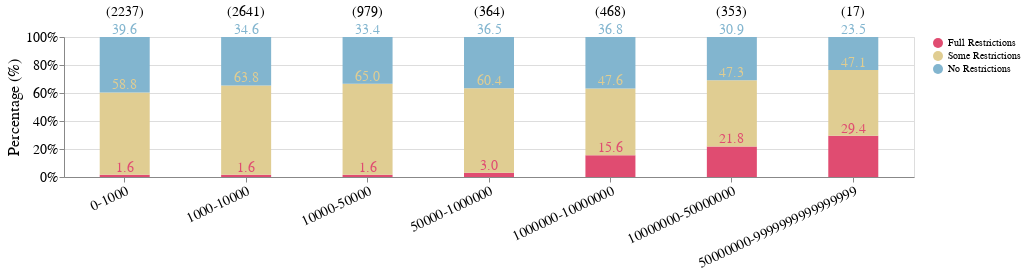

The cell this chart's notebook holds for it:
### Code cell
plot_size_against_restrictions(
    url_robots_summary,
    size_bucket_to_urls,
    "OpenAI",
    setting="train"
)

### Figure 1 — Vega-Lite specification as saved in the notebook (floating-point values rounded to 4 significant figures)
{"config": {"view": {"continuousWidth": 300, "continuousHeight": 300}}, "layer": [{"mark": {"type": "bar", "width": 50}, "encoding": {"color": {"field": "category", "legend": {"title": null}, "scale": {"range": ["#e04c71", "#e0cd92", "#82b5cf"]}, "sort": ["Full Restrictions", "Some Restrictions", "No Restrictions"], "type": "nominal"}, "order": {"field": "order", "type": "ordinal"}, "x": {"axis": {"labelAngle": -25, "labelFontSize": 14}, "field": "index", "sort": ["0-1000", "1000-10000", "10000-50000", "50000-1000000", "1000000-10000000", "10000000-50000000", "50000000-9999999999999999"], "title": null, "type": "nominal"}, "y": {"axis": {"format": "%", "labelFontSize": 14, "title": "Percentage (%)", "titleFontSize": 16, "titleFontWeight": "normal"}, "field": "percentage", "scale": {"domain": [0, 1]}, "sort": ["Full Restrictions", "Some Restrictions", "No Restrictions"], "stack": "normalize", "type": "quantitative"}}}, {"mark": {"type": "text", "align": "center", "baseline": "middle", "color": "white", "dx": 0, "dy": -7, "fontSize": 14}, "encoding": {"color": {"field": "category", "legend": {"title": null}, "scale": {"range": ["#e04c71", "#e0cd92", "#82b5cf"]}, "sort": ["Full Restrictions", "Some Restrictions", "No Restrictions"], "type": "nominal"}, "order": {"field": "order", "type": "ordinal"}, "text": {"condition": {"test": "(datum.percentage > 0.05)", "field": "percentage", "format": ".1f", "type": "quantitative"}, "value": ""}, "x": {"axis": {"labelAngle": -25, "labelFontSize": 14}, "field": "index", "sort": ["0-1000", "1000-10000", "10000-50000", "50000-1000000", "1000000-10000000", "10000000-50000000", "50000000-9999999999999999"], "title": null, "type": "nominal"}, "y": {"axis": {"format": "%", "labelFontSize": 14, "title": "Percentage (%)", "titleFontSize": 16, "titleFontWeight": "normal"}, "field": "percentage", "scale": {"domain": [0, 1]}, "sort": ["Full Restrictions", "Some Restrictions", "No Restrictions"], "stack": "normalize", "type": "quantitative"}}}, {"data": {"name": "data-82582c223e837c779f3b8e4f89c6849c"}, "mark": {"type": "text", "align": "center", "baseline": "top", "dy": -32, "fontSize": 14}, "encoding": {"text": {"field": "text_label", "type": "nominal"}, "x": {"field": "index", "sort": ["Full Restrictions", "Some Restrictions", "No Restrictions"], "title": null, "type": "nominal"}, "y": {"value": 0}}}], "data": {"name": "data-1ff5956d7449084efdf7a6bcbe3e4f29"}, "height": 140, "title": "", "width": 850, "$schema": "https://vega.github.io/schema/vega-lite/v5.17.0.json", "datasets": {"data-1ff5956d7449084efdf7a6bcbe3e4f29": [{"index": "0-1000", "category": "Full Restrictions", "value": 36, "percentage": 1.609, "order": 0}, {"index": "1000-10000", "category": "Full Restrictions", "value": 43, "percentage": 1.628, "order": 0}, {"index": "10000-50000", "category": "Full Restrictions", "value": 16, "percentage": 1.634, "order": 0}, {"index": "50000-1000000", "category": "Full Restrictions", "value": 11, "percentage": 3.022, "order": 0}, {"index": "1000000-10000000", "category": "Full Restrictions", "value": 73, "percentage": 15.6, "order": 0}, {"index": "10000000-50000000", "category": "Full Restrictions", "value": 77, "percentage": 21.81, "order": 0}, {"index": "\n50000000-9999999999999999", "category": "Full Restrictions", "value": 5, "percentage": 29.41, "order": 0}, {"index": "0-1000", "category": "Some Restrictions", "value": 1315, "percentage": 58.78, "order": 1}, {"index": "1000-10000", "category": "Some Restrictions", "value": 1684, "percentage": 63.76, "order": 1}, {"index": "10000-50000", "category": "Some Restrictions", "value": 636, "percentage": 64.96, "order": 1}, {"index": "50000-1000000", "category": "Some Restrictions", "value": 220, "percentage": 60.44, "order": 1}, {"index": "1000000-10000000", "category": "Some Restrictions", "value": 223, "percentage": 47.65, "order": 1}, {"index": "10000000-50000000", "category": "Some Restrictions", "value": 167, "percentage": 47.31, "order": 1}, {"index": "\n50000000-9999999999999999", "category": "Some Restrictions", "value": 8, "percentage": 47.06, "order": 1}, {"index": "0-1000", "category": "No Restrictions", "value": 886, "percentage": 39.61, "order": 2}, {"index": "1000-10000", "category": "No Restrictions", "value": 914, "percentage": 34.61, "order": 2}, {"index": "10000-50000", "category": "No Restrictions", "value": 327, "percentage": 33.4, "order": 2}, {"index": "50000-1000000", "category": "No Restrictions", "value": 133, "percentage": 36.54, "order": 2}, {"index": "1000000-10000000", "category": "No Restrictions", "value": 172, "percentage": 36.75, "order": 2}, {"index": "10000000-50000000", "category": "No Restrictions", "value": 109, "percentage": 30.88, "order": 2}, {"index": "\n50000000-9999999999999999", "category": "No Restrictions", "value": 4, "percentage": 23.53, "order": 2}], "data-82582c223e837c779f3b8e4f89c6849c": [{"index": "0-1000", "total": 2237, "text_label": "(2237)"}, {"index": "1000-10000", "total": 2641, "text_label": "(2641)"}, {"index": "10000-50000", "total": 979, "text_label": "(979)"}, {"index": "50000-1000000", "total": 364, "text_label": "(364)"}, {"index": "1000000-10000000", "total": 468, "text_label": "(468)"}, {"index": "10000000-50000000", "total": 353, "text_label": "(353)"}, {"index": "\n50000000-9999999999999999", "total": 17, "text_label": "(17)"}]}}
